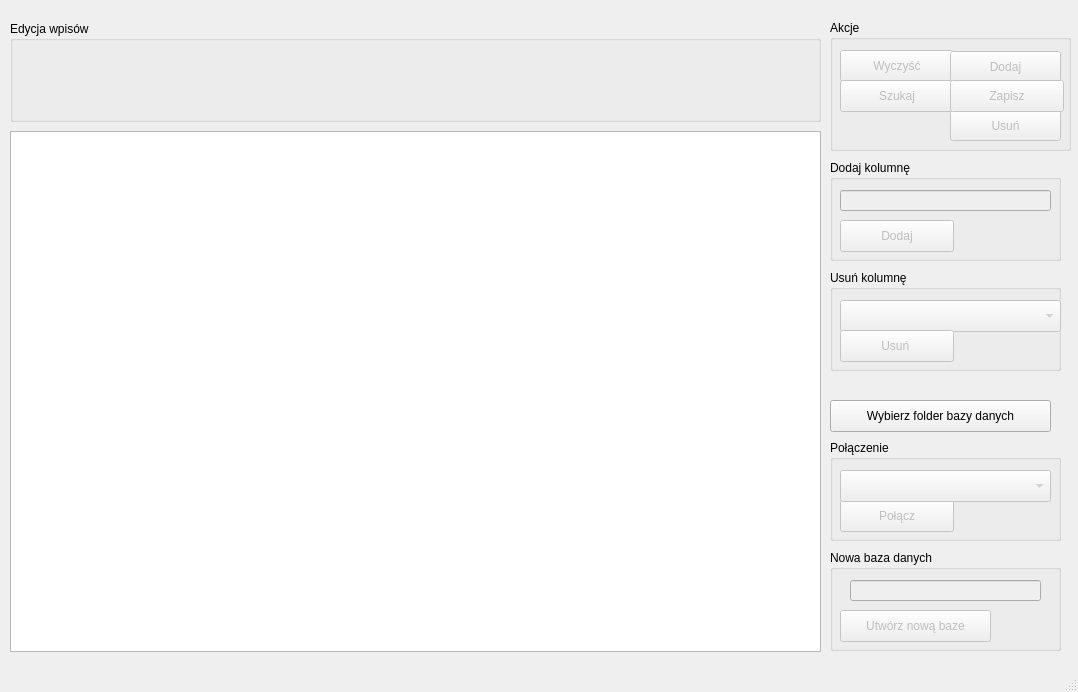
<?xml version="1.0" encoding="UTF-8"?>
<ui version="4.0">
 <class>MainWindow</class>
 <widget class="QMainWindow" name="MainWindow">
  <property name="geometry">
   <rect>
    <x>0</x>
    <y>0</y>
    <width>1078</width>
    <height>692</height>
   </rect>
  </property>
  <property name="windowTitle">
   <string>Borys Pawluczuk - projekt z przedmiotu Zaawansowane C++</string>
  </property>
  <widget class="QWidget" name="centralWidget">
   <widget class="QTableView" name="tableView">
    <property name="geometry">
     <rect>
      <x>10</x>
      <y>131</y>
      <width>811</width>
      <height>521</height>
     </rect>
    </property>
   </widget>
   <widget class="QGroupBox" name="groupBox">
    <property name="geometry">
     <rect>
      <x>10</x>
      <y>21</y>
      <width>811</width>
      <height>101</height>
     </rect>
    </property>
    <property name="title">
     <string>Edycja wpisów</string>
    </property>
    <widget class="QWidget" name="horizontalLayoutWidget">
     <property name="geometry">
      <rect>
       <x>10</x>
       <y>30</y>
       <width>791</width>
       <height>61</height>
      </rect>
     </property>
     <layout class="QHBoxLayout" name="horizontalLayout"/>
    </widget>
   </widget>
   <widget class="QGroupBox" name="groupBoxAction">
    <property name="geometry">
     <rect>
      <x>830</x>
      <y>20</y>
      <width>241</width>
      <height>131</height>
     </rect>
    </property>
    <property name="title">
     <string>Akcje</string>
    </property>
    <widget class="QPushButton" name="pushButtonClear">
     <property name="enabled">
      <bool>false</bool>
     </property>
     <property name="geometry">
      <rect>
       <x>10</x>
       <y>30</y>
       <width>114</width>
       <height>32</height>
      </rect>
     </property>
     <property name="text">
      <string>Wyczyść</string>
     </property>
    </widget>
    <widget class="QPushButton" name="pushButtonFind">
     <property name="enabled">
      <bool>false</bool>
     </property>
     <property name="geometry">
      <rect>
       <x>10</x>
       <y>60</y>
       <width>114</width>
       <height>32</height>
      </rect>
     </property>
     <property name="text">
      <string>Szukaj</string>
     </property>
    </widget>
    <widget class="QPushButton" name="pushButtonAdd">
     <property name="enabled">
      <bool>false</bool>
     </property>
     <property name="geometry">
      <rect>
       <x>120</x>
       <y>31</y>
       <width>111</width>
       <height>31</height>
      </rect>
     </property>
     <property name="text">
      <string>Dodaj</string>
     </property>
    </widget>
    <widget class="QPushButton" name="pushButtonDelete">
     <property name="enabled">
      <bool>false</bool>
     </property>
     <property name="geometry">
      <rect>
       <x>120</x>
       <y>90</y>
       <width>111</width>
       <height>31</height>
      </rect>
     </property>
     <property name="text">
      <string>Usuń</string>
     </property>
    </widget>
    <widget class="QPushButton" name="pushButtonUpdate">
     <property name="enabled">
      <bool>false</bool>
     </property>
     <property name="geometry">
      <rect>
       <x>120</x>
       <y>60</y>
       <width>114</width>
       <height>32</height>
      </rect>
     </property>
     <property name="text">
      <string>Zapisz</string>
     </property>
    </widget>
   </widget>
   <widget class="QGroupBox" name="groupBoxConnect">
    <property name="geometry">
     <rect>
      <x>830</x>
      <y>440</y>
      <width>231</width>
      <height>101</height>
     </rect>
    </property>
    <property name="title">
     <string>Połączenie</string>
    </property>
    <widget class="QPushButton" name="connectButton">
     <property name="enabled">
      <bool>false</bool>
     </property>
     <property name="geometry">
      <rect>
       <x>10</x>
       <y>60</y>
       <width>114</width>
       <height>32</height>
      </rect>
     </property>
     <property name="text">
      <string>Połącz</string>
     </property>
    </widget>
    <widget class="QComboBox" name="comboBoxDbList">
     <property name="enabled">
      <bool>false</bool>
     </property>
     <property name="geometry">
      <rect>
       <x>10</x>
       <y>30</y>
       <width>211</width>
       <height>32</height>
      </rect>
     </property>
    </widget>
   </widget>
   <widget class="QGroupBox" name="groupBox_3">
    <property name="geometry">
     <rect>
      <x>830</x>
      <y>270</y>
      <width>231</width>
      <height>101</height>
     </rect>
    </property>
    <property name="title">
     <string>Usuń kolumnę</string>
    </property>
    <widget class="QComboBox" name="comboBoxColumnList">
     <property name="enabled">
      <bool>false</bool>
     </property>
     <property name="geometry">
      <rect>
       <x>10</x>
       <y>30</y>
       <width>221</width>
       <height>32</height>
      </rect>
     </property>
    </widget>
    <widget class="QPushButton" name="pushButtonDeleteColumn">
     <property name="enabled">
      <bool>false</bool>
     </property>
     <property name="geometry">
      <rect>
       <x>10</x>
       <y>60</y>
       <width>114</width>
       <height>32</height>
      </rect>
     </property>
     <property name="text">
      <string>Usuń </string>
     </property>
    </widget>
   </widget>
   <widget class="QGroupBox" name="groupBox_2">
    <property name="geometry">
     <rect>
      <x>830</x>
      <y>160</y>
      <width>231</width>
      <height>101</height>
     </rect>
    </property>
    <property name="title">
     <string>Dodaj kolumnę</string>
    </property>
    <widget class="QLineEdit" name="lineEditInsertColumn">
     <property name="enabled">
      <bool>false</bool>
     </property>
     <property name="geometry">
      <rect>
       <x>10</x>
       <y>30</y>
       <width>211</width>
       <height>21</height>
      </rect>
     </property>
    </widget>
    <widget class="QPushButton" name="pushButtonAddColumn">
     <property name="enabled">
      <bool>false</bool>
     </property>
     <property name="geometry">
      <rect>
       <x>10</x>
       <y>60</y>
       <width>114</width>
       <height>32</height>
      </rect>
     </property>
     <property name="text">
      <string>Dodaj</string>
     </property>
    </widget>
   </widget>
   <widget class="QPushButton" name="pushButtonSetCurrentFolder">
    <property name="geometry">
     <rect>
      <x>830</x>
      <y>400</y>
      <width>221</width>
      <height>32</height>
     </rect>
    </property>
    <property name="text">
     <string>Wybierz folder bazy danych</string>
    </property>
   </widget>
   <widget class="QGroupBox" name="groupBox_4">
    <property name="geometry">
     <rect>
      <x>830</x>
      <y>550</y>
      <width>231</width>
      <height>101</height>
     </rect>
    </property>
    <property name="title">
     <string>Nowa baza danych</string>
    </property>
    <widget class="QLineEdit" name="lineEditCreateDb">
     <property name="enabled">
      <bool>false</bool>
     </property>
     <property name="geometry">
      <rect>
       <x>20</x>
       <y>30</y>
       <width>191</width>
       <height>21</height>
      </rect>
     </property>
    </widget>
    <widget class="QPushButton" name="pushButtonCreateDb">
     <property name="enabled">
      <bool>false</bool>
     </property>
     <property name="geometry">
      <rect>
       <x>10</x>
       <y>60</y>
       <width>151</width>
       <height>32</height>
      </rect>
     </property>
     <property name="text">
      <string>Utwórz nową baze</string>
     </property>
    </widget>
   </widget>
  </widget>
  <widget class="QStatusBar" name="statusBar"/>
 </widget>
 <layoutdefault spacing="6" margin="11"/>
 <resources/>
 <connections/>
</ui>
